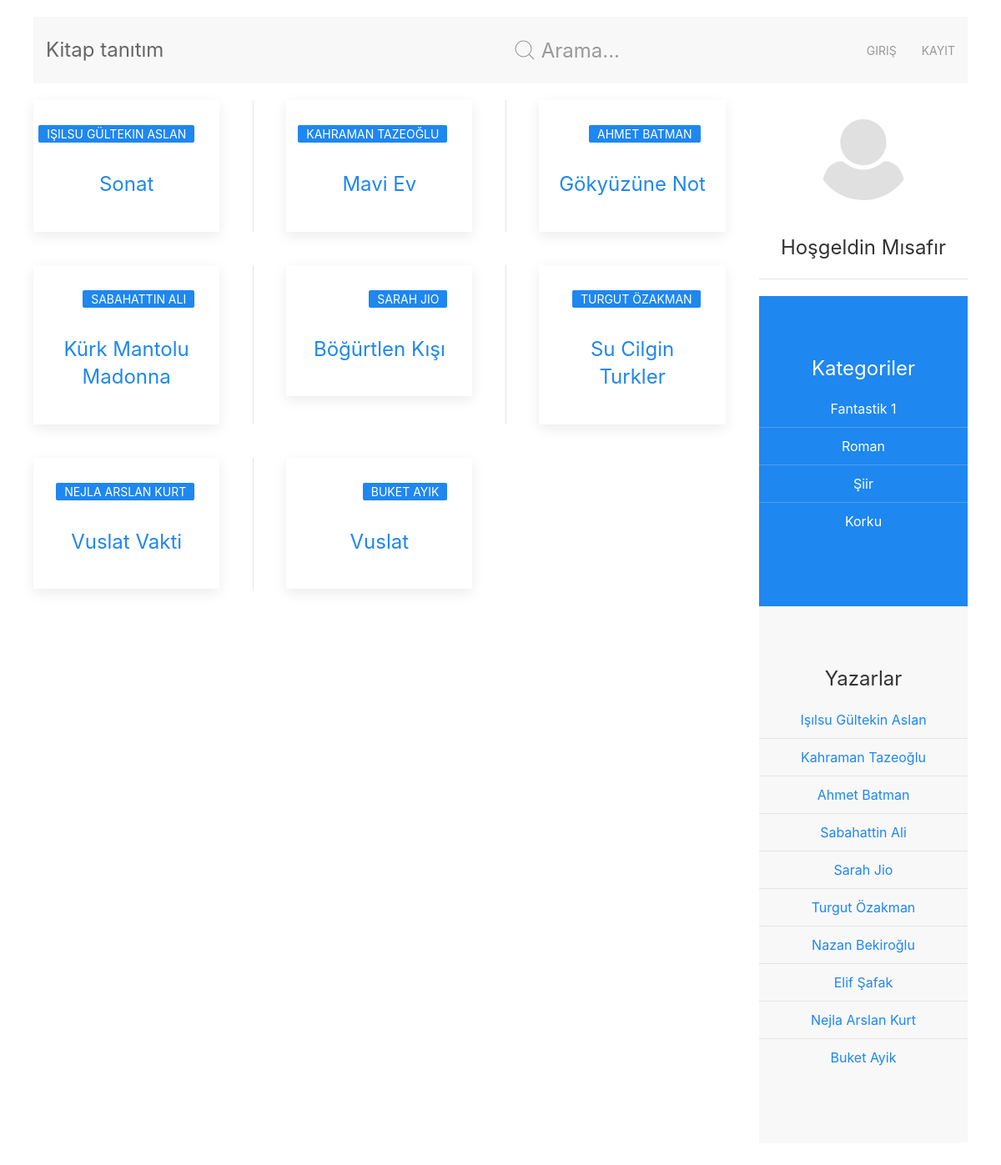
The page / on the database its author committed.
### tables this page shows
CREATE TABLE `kitaplar` (
  `id` int(11) NOT NULL,
  `adi` varchar(50) NOT NULL,
  `kategori` int(11) NOT NULL,
  `yazar` int(11) NOT NULL,
  `ozet` text NOT NULL
);

CREATE TABLE `yazar` (
  `id` int(11) NOT NULL,
  `adi` varchar(50) NOT NULL
);

CREATE TABLE `kategori` (
  `id` int(11) NOT NULL,
  `adi` varchar(50) NOT NULL
);

### bk/fonksiyonlar.php (called while the page is built, shortened)
<?php
function veritabani_sorgu($sql) {
	$baglanti = mysql_connect($GLOBALS['veritabani_sunucu'], $GLOBALS['veritabani_kullanici_adi'], $GLOBALS['veritabani_sifre']);
	$sonuc = mysql_query($sql, $baglanti);
	return $sonuc;
}
function kategori_goster(){
	$sorgu = "SELECT * FROM `kategori`";
	$sonuc = veritabani_sorgu($sorgu);
	$sonuc_sayi = mysql_num_rows($sonuc);
	if($sonuc_sayi > 0){
		$sonuclar = array();
		while($sonuc_ayikla = mysql_fetch_array($sonuc, MYSQL_ASSOC)) {
   			$sonuclar [] = $sonuc_ayikla;
		}
		return $sonuclar;
	} else {
		return false;
	}
}
function kitaplar_goster(){
	$sorgu = "SELECT * FROM `kitaplar`";
	$sonuc = veritabani_sorgu($sorgu);
	$sonuc_sayi = mysql_num_rows($sonuc);
	if($sonuc_sayi > 0){
		$sonuclar = array();
		while($sonuc_ayikla = mysql_fetch_array($sonuc, MYSQL_ASSOC)) {
   			$sonuclar [] = $sonuc_ayikla;
		}
		return $sonuclar;
	} else {
		return false;
	}
}
function yazar_goster(){
	$sorgu = "SELECT * FROM `yazar`";
	$sonuc = veritabani_sorgu($sorgu);
	$sonuc = veritabani_sorgu($sorgu);
	$sonuc_sayi = mysql_num_rows($sonuc);
	if($sonuc_sayi > 0){
		$sonuclar = array();
		while($sonuc_ayikla = mysql_fetch_array($sonuc, MYSQL_ASSOC)) {
   			$sonuclar [] = $sonuc_ayikla;
		}
		return $sonuclar;
	} else {
		return false;
	}
}
function yazar_goster_tek($yazar_id){
	$sorgu = "SELECT * FROM `yazar` WHERE `yazar`.`id` = " . $yazar_id . ";";
	$sonuc = veritabani_sorgu($sorgu);
	$sonuc_sayi = mysql_num_rows($sonuc);
	if($sonuc_sayi > 0){
		$sonuclar = mysql_fetch_assoc($sonuc);
		return $sonuclar;
	} else {
		return false;
	}
}

### index.php (the view, shortened to what this page needs)
<?php
require("bk/fonksiyonlar.php");
$goster = "";
if($_GET){
  if(!empty($_GET['goster'])){
    $goster = $_GET['goster'];
  }
  if($goster == "kategori" && !empty($_GET['id'])){
    $kategori_id = intval($_GET['id']);
    $kitaplar = kitaplar_goster_kategori($kategori_id);
  } else if($goster == "yazar" && !empty($_GET['id'])){
    $yazar_id = intval($_GET['id']);
    $kitaplar = kitaplar_goster_yazar($yazar_id);
  } else if($goster == "arama" && !empty($_GET['kelime'])){
    $kelime = $_GET['kelime'];
    $kitaplar = kitaplar_arama($kelime);
  } else if($goster == "kitap" && !empty($_GET['id'])){
    $kitap_id = $_GET['id'];
    $kitap = kitap_goster_tek($kitap_id);
  } else {
    $kitaplar = kitaplar_goster();
  }
} else {
  $kitaplar = kitaplar_goster();
}
?>
<?php
include("bk/ust.php");
?>
<?php
include("bk/menu.php");
?>
            <div class="uk-grid">
                <div class="uk-width-3-4@m">
                <?php
                if(!empty($kitaplar)){ ?>
                <div class="uk-text-center uk-height-match uk-grid-divider" uk-grid>
                <?php
                   foreach ($kitaplar as $kitap) { ?>
                    <div class="uk-width-1-3@m">
                        <div class="uk-card uk-card-default uk-card-small uk-card-body">
                            <div class="uk-card-badge uk-label"><?php $yazar = yazar_goster_tek($kitap['yazar']); print $yazar['adi']; ?></div>
                            <div class="uk-card-media-top">
                            </div>
                            <h3 class="uk-card-title"><a href="index.php?goster=kitap&amp;id=<?php print $kitap['id']; ?>"><?php print $kitap['adi']; ?></a></h3>
                        </div>
                    </div>
                <?php } ?>
                </div>
                <?php } else if (!empty($kitap)) { ?>
                    <article class="uk-article">
                        <h1 class="uk-article-title"><?php print $kitap['adi']; ?></h1>
                        <div class="uk-cover-container">
                            <canvas width="150" height="250"></canvas>
                            <img src="<?php print $kitap['resim']; ?>" alt="" uk-cover>
                        </div>
                        <p class="uk-article-meta">Yazar <?php $yazar = yazar_goster_tek($kitap['yazar']); ?><a href="index.php?goster=yazar&amp;id=<?php print $kitap['yazar']; ?>"><?php print $yazar['adi']; ?></a> | Kategori <a href="index.php?goster=kategori&amp;id=<?php print $kitap['kategori']; ?>"><?php $kategori = kategori_goster_tek($kitap['kategori']); print $kategori['adi']; ?></a> | ISBN <?php print $kitap['isbn']; ?></p>
                        <p class="uk-text-lead"><?php print $kitap['ozet']; ?></p>
                    </article>
                    <?php } else { ?>
                    <div class="uk-alert-danger" uk-alert>
                        <p>İstediğiniz kitap, kategori, yazar bizde şimdilik yok veya olmayacaktır.</p>
                    </div>
                    <?php } ?>
                </div>
<?php
include("bk/sag.php");
?>
    </div>
<?php
include("bk/alt.php");
?>

### bk/ust.php (shortened to what this page needs)
<!DOCTYPE html>
<html lang="en-gb" dir="ltr">
    <head>
        <link rel="stylesheet" href="css/uikit.min.css">
    </head>
    <body>
        <div class="uk-container uk-margin-top uk-margin-large-bottom">

### bk/menu.php (shortened to what this page needs)
<nav class="uk-navbar-container uk-margin">
     		<div class="uk-navbar">
	    <div class="uk-navbar-left">
	        <a class="uk-navbar-item uk-logo" href="index.php">Kitap tanıtım</a>
	    </div>
	    <div class="uk-navbar-right">
			 <ul class="uk-navbar-nav">
			 	<div class="uk-navbar-item">
		            <form class="uk-search uk-search-navbar" method="GET" action="index.php">
		                <span uk-search-icon></span>
		                <input class="uk-search-input" type="search" placeholder="Arama..." name="kelime">
		            </form>
		        </div>
			 <?php
			if(!isset($_SESSION['kullanici'])){ ?>
	            <li>
	                <a href="giris.php">
	                    Giriş
	                </a>
	            </li>
	            <li>
	                <a href="kayit.php">
	                    Kayıt
	                </a>
	            </li>
	         <?php } ?>
	        </ul>
	    </div>
   	</div>
</nav>

### bk/sag.php (shortened to what this page needs)
<div class="uk-width-1-4@m">
                <div class="uk-panel uk-card uk-text-center">
                    <img class="uk-border-circle" width="120" height="120" alt="">
                    <h3>Hoşgeldin <?php
			if(isset($_SESSION['kullanici'])){
				print $_SESSION['ad'] . " ";
				print $_SESSION['soyad'];
			} else {
				print "Mısafır";
			}
		?></h3>
                </div>
                <hr>
                <div class="uk-section uk-section-primary uk-light">
                    <div class="uk-text-center">
                        <h3 class="uk-panel-title">Kategoriler</h3>
                        <ul class="uk-list uk-list-divider">
                        	<?php
                        	$kategoriler_liste = kategori_goster();
                        	if($kategoriler_liste) {
                        		foreach ($kategoriler_liste as $kategori) { ?>
                        		<li><a href="index.php?goster=kategori&amp;id=<?php print $kategori['id']; ?>"><?php print $kategori['adi']; ?></a></li>
					       <?php } } ?>
                        </ul>
                    </div>
                </div>
                <div class="uk-section uk-section-muted">
                    <div class="uk-text-center">
                        <h3 class="uk-panel-title">Yazarlar</h3>
                        <ul class="uk-list uk-list-divider">
                        	<?php
                        	$yazar_liste = yazar_goster();
                        	if($yazar_liste) {
                        		foreach ($yazar_liste as $yazar) { ?>
                        		<li><a href="index.php?goster=yazar&amp;id=<?php print $yazar['id']; ?>"><?php print $yazar['adi']; ?></a></li>
					       <?php } } ?>
                        </ul>
                    </div>
                </div>
            </div>

### bk/alt.php (shortened to what this page needs)
 			</div>
    </body>
</html>

### rows shown on the page
kitaplar: yazar.adi "IŞILSU GÜLTEKIN ASLAN", adi "Sonat"
kitaplar: yazar.adi "KAHRAMAN TAZEOĞLU", adi "Mavi Ev"
kitaplar: yazar.adi "AHMET BATMAN", adi "Gökyüzüne Not"
kitaplar: yazar.adi "SABAHATTIN ALI", adi "Kürk Mantolu Madonna"
kitaplar: yazar.adi "SARAH JIO", adi "Böğürtlen Kışı"
kitaplar: yazar.adi "TURGUT ÖZAKMAN", adi "Su Cilgin Turkler"
kitaplar: yazar.adi "NEJLA ARSLAN KURT", adi "Vuslat Vakti"
kitaplar: yazar.adi "BUKET AYIK", adi "Vuslat"
kategori: adi "Fantastik 1"
kategori: adi "Roman"
kategori: adi "Şiir"
kategori: adi "Korku"
yazar: adi "Işılsu Gültekin Aslan"
yazar: adi "Kahraman Tazeoğlu"
yazar: adi "Ahmet Batman"
yazar: adi "Sabahattin Ali"
yazar: adi "Sarah Jio"
yazar: adi "Turgut Özakman"
yazar: adi "Nazan Bekiroğlu"
yazar: adi "Elif Şafak"
yazar: adi "Nejla Arslan Kurt"
yazar: adi "Buket Ayik"
